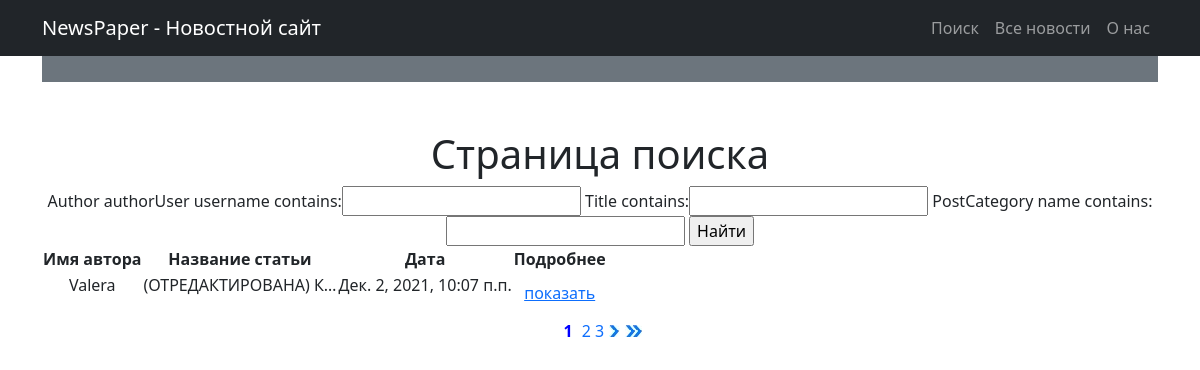
The app's page /news/search/ with its own data.
### news/models.py (models this page shows, shortened)
class Post(models.Model):
    author = models.ForeignKey(Author, on_delete=models.CASCADE)
    NEWS = 'NW'
    ARTICLE = 'AR'
    CATEGORY_CHOICES = (
        (NEWS, 'Новость'),
        (ARTICLE, 'Статья')
    )
    categoryType = models.CharField(max_length=2, choices=CATEGORY_CHOICES, default=ARTICLE)
    dateCreation = models.DateTimeField(auto_now_add=True)
    postCategory = models.ManyToManyField(Category, through='PostCategory')
    title = models.CharField(max_length=128)
    text = models.TextField()
    rating = models.SmallIntegerField(default=0)
    class Meta:
        verbose_name = 'Пост'
        verbose_name_plural = 'Посты'

class Author(models.Model):
    authorUser = models.OneToOneField(User, on_delete=models.CASCADE)
    ratingAuthor = models.SmallIntegerField(default=0)
    def __str__(self):
        return '{}'.format(self.authorUser)
    class Meta:
        verbose_name = 'Автор'
        verbose_name_plural = 'Авторы'

### news/views.py (the view)
# urls.py: path('news/search/', Search.as_view(), name='search' ),  # Ссылка на поиск новости
class Search(ListView):
    model = Post
    template_name = 'search.html'
    context_object_name = 'news'
    paginate_by = 1
    def get_filter(self):
        return NewsFilter(self.request.GET, queryset=super().get_queryset())
    def get_queryset(self):
        return self.get_filter().qs
    def get_context_data(self, *args, **kwargs):
        return {
            **super().get_context_data(*args, **kwargs),
            'filter': self.get_filter()
        }

### news/templates/news/search.html (shortened to what this page needs)
{% extends 'default.html' %}
{% load custom_filters %}
{% load static %}
{% block content %}
<h3 class="display-6">Страница поиска</h3>
<form method="GET">
    {{ filter.form }}
    <input type="submit" value="Найти">
</form>
<table>
    <head>
        <th>
            Имя автора
        </th>
        <th>
            Название статьи
        </th>
        <th>
            Дата
        </th>
        <th>
            Подробнее
        </th>
    </head>
{% if is_paginated %}
{% if news %}
    {% for new in news %}
    <tr>
        <td  >
            <p>
                {{ new.author }}
            </p>
        </td>
        <td>
            <p>
                {{ new.title|truncatechars:20 }}
            </p>
        </td>
        <td>
            <p>
                {{ new.dateCreation }}
            </p>
        </td>
        <td>
            <a href="{{ new.pk }}">
                показать
            </a>
        </td>
    {% endfor %}
{% else %}
    <h2>К сожалению новостей пока нет!!!</h2>
{% endif %}
</table>
    {% for num in page_obj.paginator.page_range %}
        {% if page_obj.number == num %}
            <a class="my_class" ><span>{{ num }}</span></a>
        {% elif num > page_obj.number|add:'-3' and num < page_obj.number|add:'3' %}
            <a class="my_class" href="?page={{ num }}">
                {{ num }}
            </a>
        {% endif %}
    {% endfor %}
    {% if page_obj.has_next %}
        <a class="my_class" href="?page={{ page_obj.next_page_number }}">
            <img src="{% static 'img/next_page.png' %}" alt="photo">
        </a>
        <a class="my_class" href="?page={{ page_obj.paginator.num_pages }}">
            <img src="{% static 'img/next_end_page.png' %}" alt="photo">
        </a>
    {% endif %}
{% endif %}
{% endblock %}

### static/css/my_styles.css (style rules this page uses)
.my_class { display: inline-flex; text-decoration: none; }
.my_class span { padding: 5px; color: blue; font-size: 16px; font-weight: bold; }

### records on screen
Post: author "Valera", title "(ОТРЕДАКТИРОВАНА) К…", dateCreation "Дек. 2, 2021, 10:07 п.п."

### other values on screen
{{ num }} "1"
{{ num }} "2" "3"
